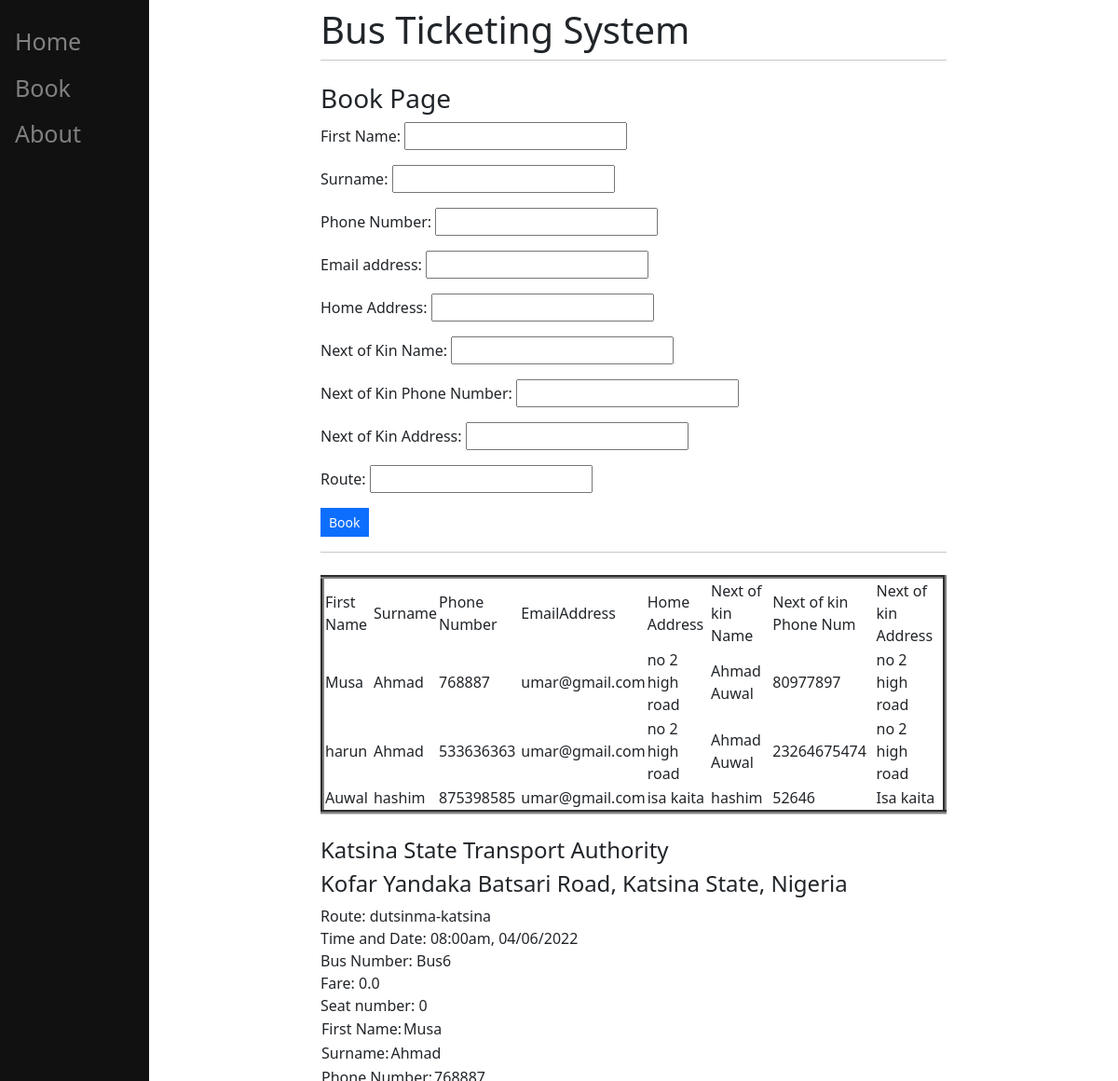
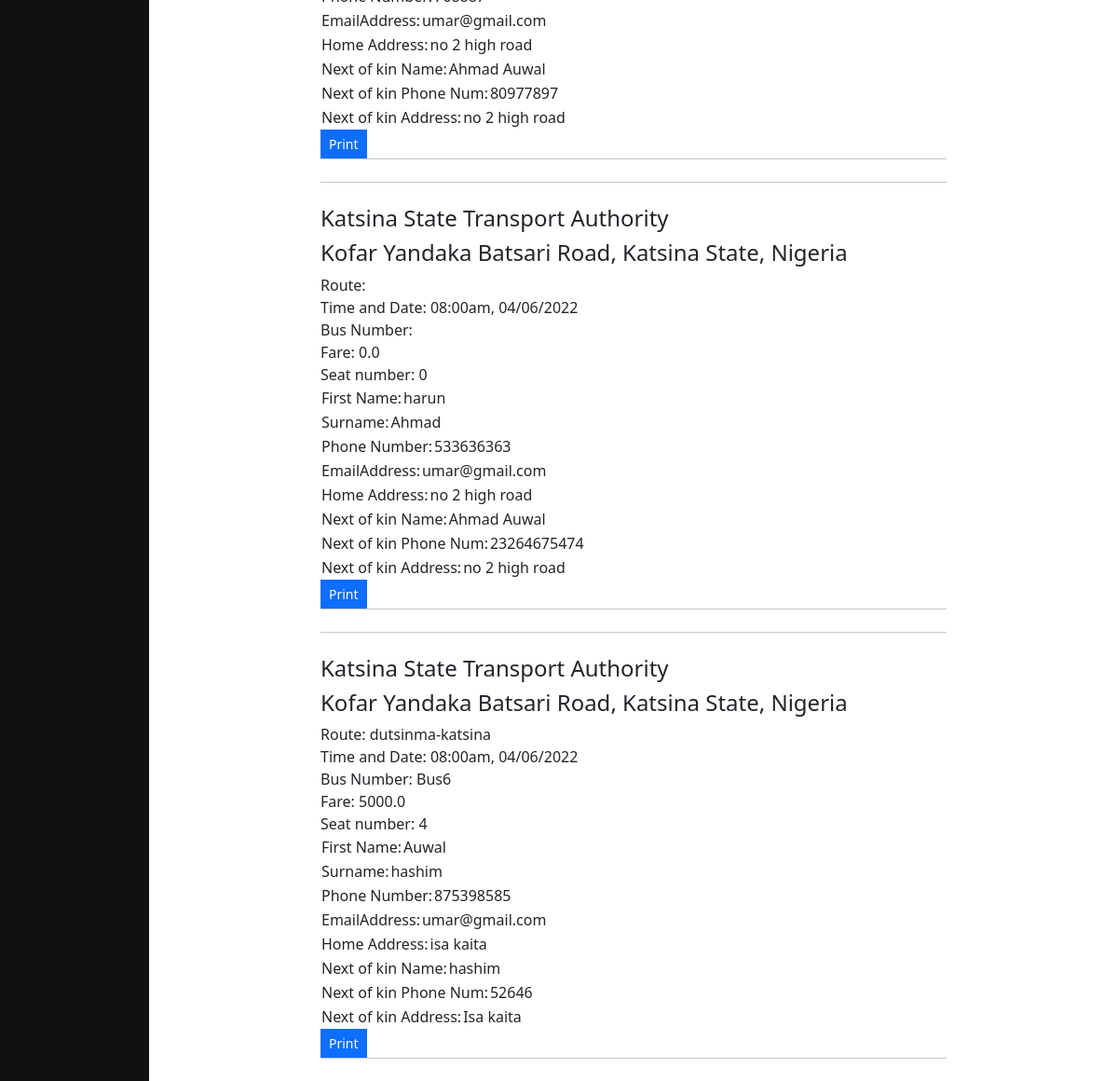
/book/, run on the app's committed database (2 pictures, top to bottom).
### mainapp/models.py (models this page shows, shortened)
class BookTicket(models.Model):
    first_name = models.CharField(max_length=200, default="")
    sur_name = models.CharField(max_length=200, default="")
    phone_num = models.IntegerField(default=0)
    email_address = models.EmailField(default="")
    home_address = models.CharField(max_length=200, default="")
    next_kin_name = models.CharField(max_length=200, default="")
    next_kin_phone_num = models.IntegerField(default=0)
    next_kin_home_address = models.CharField(max_length=200, default="")
    route = models.CharField(max_length=100, default="")
    bus = models.CharField(max_length=200, default="")
    seat_num = models.IntegerField(max_length=100, default=0)
    fare = models.FloatField(max_length=100, default=0.0)

### mainapp/views.py (the view)
# urls.py: path("book/", views.book, name="book"),
def book(response):
    bl = BookTicket.objects.all()
    if response.method == "POST":
        form = BookATicket(response.POST)
        if form.is_valid():
            fn = form.cleaned_data["first_name"]
            sn = form.cleaned_data["sur_name"]
            pn = form.cleaned_data["phone_num"]
            ea = form.cleaned_data["email_address"]
            ha = form.cleaned_data["home_address"]
            nkn = form.cleaned_data["next_kin_name"]
            nkpn = form.cleaned_data["next_kin_phone_num"]
            nkha = form.cleaned_data["next_kin_home_address"]
            r = form.cleaned_data["route"]
            t = BookTicket(first_name=fn, sur_name=sn,
                           phone_num=pn, email_address=ea,
                           home_address=ha, next_kin_name=nkn,
                           next_kin_phone_num=nkpn,
                           next_kin_home_address=nkha, route=r)
            t.save()
        return HttpResponseRedirect("/%i" %t.id)
    else:
        form = BookATicket()
    return render(response, "mainapp/book.html", {"form":form, "bl":bl})

### mainapp/forms.py
class BookATicket(forms.Form):
    first_name = forms.CharField(label="First Name", max_length=200)
    sur_name = forms.CharField(label="Surname", max_length=200)
    phone_num = forms.IntegerField(label="Phone Number")
    email_address = forms.EmailField(label="Email address")
    home_address = forms.CharField(label="Home Address", max_length=200)
    next_kin_name = forms.CharField(label="Next of Kin Name", max_length=200)
    next_kin_phone_num = forms.IntegerField(label="Next of Kin Phone Number")
    next_kin_home_address = forms.CharField(label="Next of Kin Address", max_length=200)
    route = forms.CharField(label="Route", max_length="100")

### mainapp/templates/mainapp/book.html (shortened to what this page needs)
{% extends 'mainapp/base.html' %}
    {% block content %}
        <h3>Book Page</h3>
        <form method="post" action="/book/" class="form-group">
            <div class="input-group mb-3">
                <div class="input-group-prepend">
                    {{form.as_p}}
                    <button type="submit" name="save" class="btn btn-sm rounded-0 btn-primary">Book</button>
                </div>
            </div>
        </form>
        <table border="4">
            <tr style="margin: 12">
                <td>First Name</td>
                <td>Surname</td>
                <td>Phone Number</td>
                <td>EmailAddress</td>
                <td>Home Address</td>
                <td>Next of kin Name</td>
                <td>Next of kin Phone Num</td>
                <td>Next of kin Address</td>
            </tr>
            <hr class="mt-0 mb-4">
            {% for bl in bl %}
                <tr>
                    <td>{{bl.first_name}}</td>
                    <td>{{bl.sur_name}}</td>
                    <td>{{bl.phone_num}}</td>
                    <td>{{bl.email_address}}</td>
                    <td>{{bl.home_address}}</td>
                    <td>{{bl.next_kin_name}}</td>
                    <td>{{bl.next_kin_phone_num}}</td>
                    <td>{{bl.next_kin_home_address}}</td>
                </tr>
            {%  endfor %}
        </table>
        {% for bl in bl %}
            <hr class="mt-0 mb-4">
            <h4>Katsina State Transport Authority</h4>
            <h4>Kofar Yandaka Batsari Road, Katsina State, Nigeria</h4>
            <span>Route: {{bl.route}}</span><br>
            <span>Time and Date: 08:00am, 04/06/2022</span><br>
            <span>Bus Number: {{bl.bus}}</span><br>
            <span>Fare: {{bl.fare}}</span><br>
            <span>Seat number: {{bl.seat_num}}</span><br>
            <table>
                <tr>
                    <td>First Name:</td>
                    <td>{{bl.first_name}}</td>
                </tr>
            </table>
            <table>
                <tr><td>Surname:</td><td>{{bl.sur_name}}</td></tr>
            </table>
            <table>
                <tr><td>Phone Number:</td><td>{{bl.phone_num}}</td></tr>
            </table>
            <table>
                <tr><td>EmailAddress:</td><td>{{bl.email_address}}</td></tr>
            </table>
            <table>
                <tr><td>Home Address:</td><td>{{bl.home_address}}</td></tr>
            </table>
            <table>
                <tr><td>Next of kin Name:</td><td>{{bl.next_kin_name}}</td></tr>
            </table>
            <table>
                <tr><td>Next of kin Phone Num:</td><td>{{bl.next_kin_phone_num}}</td></tr>
            </table>
            <table>
                <tr><td>Next of kin Address:</td><td>{{bl.next_kin_home_address}}</td></tr>
            </table>
            <button type="submit" name="save" class="btn btn-sm rounded-0 btn-primary">Print</button>
            <hr class="mt-0 mb-4">
        {%  endfor %}
    {% endblock %}

### mainapp/templates/mainapp/base.html (shortened to what this page needs)
<!DOCTYPE html>
<html lang="en">
<head>
    {% load static %}
    <link rel="stylesheet" type="text/css" href="{% static 'css/bootstrap.min.css' %}">
</head>
<body>
    <div class="sidenav">
        <a href="/home">Home</a>
        <a href="/book">Book</a>
        <a href="/view">About</a>
    </div>
    <div id="content" name="content" class="main">
        <div class="row justify-content-center">
            <div class="col-8">
                <h1 class="mt-2">Bus Ticketing System</h1>
                <hr class="mt-0 mb-4">
                {% block content %}
                {% endblock %}
            </div>
        </div>
    </div>
</body>
</html>

### mainapp/templates/mainapp/base.html (style rules this page uses)
.sidenav { height:100%; width:160px; position:fixed; z-index:1; top:0; left:0; background-color:#111; overflow-x: :hidden; padding-top:20px; }
.sidenav a { padding:6px 8px 6px 16px; text-decoration:none; font-size:25px; color:#818181; display:block; }
.main { margin-left:160px; padding:0px 10px; }

### data on the page
BookTicket: first_name "Musa", sur_name "Ahmad", phone_num "768887", email_address "umar@gmail.com", home_address "no 2 high road", next_kin_name "Ahmad Auwal", next_kin_phone_num "80977897", next_kin_home_address "no 2 high road", route "dutsinma-katsina", bus "Bus6", fare "0.0", seat_num "0"
BookTicket: first_name "harun", sur_name "Ahmad", phone_num "533636363", email_address "umar@gmail.com", home_address "no 2 high road", next_kin_name "Ahmad Auwal", next_kin_phone_num "23264675474", next_kin_home_address "no 2 high road", fare "0.0", seat_num "0"
BookTicket: first_name "Auwal", sur_name "hashim", phone_num "875398585", email_address "umar@gmail.com", home_address "isa kaita", next_kin_name "hashim", next_kin_phone_num "52646", next_kin_home_address "Isa kaita", route "dutsinma-katsina", bus "Bus6", fare "5000.0", seat_num "4"
